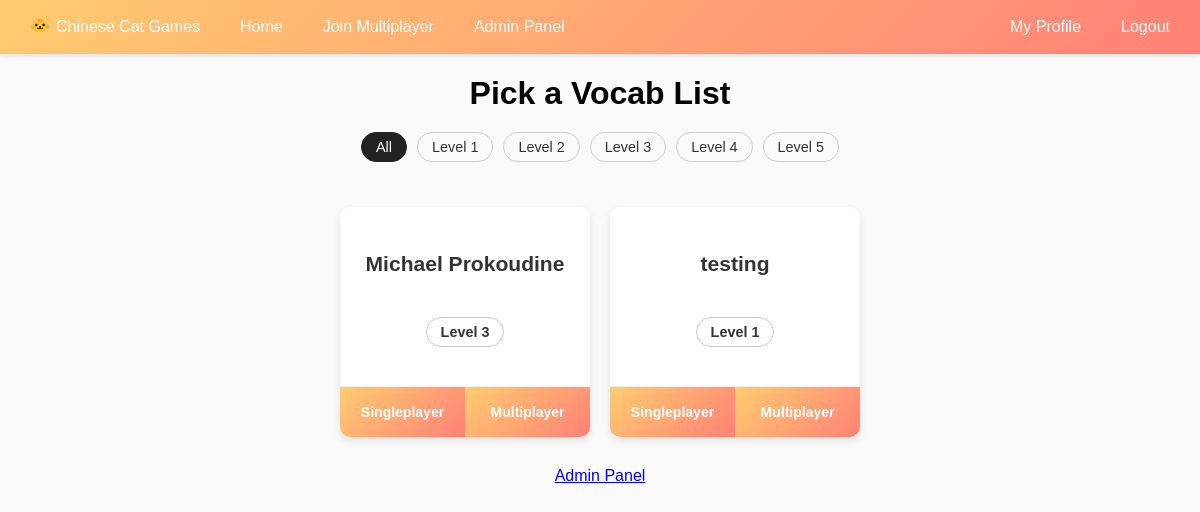
Screenshot of / (signed in) with the database file from the repository.
### app.py (models this page shows, shortened)
class VocabList(db.Model):
    id = db.Column(db.Integer, primary_key=True)
    name = db.Column(db.String(100), nullable=False)
    _words = db.Column("words", db.Text, nullable=False)
    level = db.Column(
        db.Enum(VocabListDifficulty, name="level"),
        nullable=True
    )
    @property
    def words(self):
        return json.loads(self._words or "[]")
    @words.setter
    def words(self, value):
        self._words = json.dumps(value)

### app.py (the view)
@app.route("/")
@login_required
def index():
    selected_level = request.args.get("level")
    query = VocabList.query
    if selected_level:
        query = query.filter(VocabList.level == VocabListDifficulty(selected_level))
    lists = query.all()
    return render_template(
        "index.html",
        lists=lists,
        levels=VocabListDifficulty,
        selected_level=selected_level
    )

### app.py (called while the page is built)
@login.user_loader
def load_user(id):
    return db.session.get(User, int(id))

### templates/index.html
{% extends "base.html" %}
{% block content %}
<h1 style="text-align:center; margin-bottom:20px;">Pick a Vocab List</h1>
<div class="level-filter">
  <a href="{{ url_for('index') }}"
     class="level-tag {% if not selected_level %}active{% endif %}">
    All
  </a>
  {% for level in levels %}
    <a href="{{ url_for('index', level=level.value) }}"
       class="level-tag {% if selected_level == level.value %}active{% endif %}">
      {{ level.value.capitalize() }}
    </a>
  {% endfor %}
</div>
<div class="card-container">
  {% for vocab_list in lists %}
    <div class="vocab-card">
      <div class="vocab-card-content">
        <h3>{{ vocab_list.name }}</h3><h3><span class="level-tag">{{ vocab_list.level.value.capitalize() }}</span></h3>
      </div>
      <div class="card-actions">
        <a href="{{ url_for('game', list_id=vocab_list.id) }}"
           class="card-btn btn-single">
          Singleplayer
        </a>
        <a href="https://multiplayer.typing-cat.michaelprokoudine.ca/host/{{ vocab_list.id }}"
           class="card-btn btn-multi">
          Multiplayer
        </a>
      </div>
    </div>
  {% endfor %}
</div>
{% if current_user.admin %}
<p style="text-align:center; margin-top:30px;">
  <a href="/admin">Admin Panel</a>
</p>
{% endif %}
{% endblock %}

### templates/base.html (style rules this page uses)
body { font-family: Arial, sans-serif; background: #fafafa; margin: 0; padding: 0; height:100%; display: flex; flex-direction: column; align-items: center; overflow-x: hidden; }
.card-container { display: flex; flex-wrap: wrap; justify-content: center; gap: 20px; margin-top: 20px; }
.vocab-card { width: 250px; height: 230px; border-radius: 10px; overflow: hidden; box-shadow: 0 4px 8px rgba(0, 0, 0, 0.1); transition: transform 0.2s, box-shadow 0.2s; background: white; display: flex; flex-direction: column; }
.vocab-card-content { flex-grow: 1; display: flex; flex-direction: column; align-items: center; justify-content: center; padding: 20px; font-size: 18px; font-weight: bold; text-align: center; color: #333; }
.card-actions { display: flex; width: 100%; height: 50px; border-top: 1px solid #eee; }
.card-btn { flex: 1; display: flex; align-items: center; justify-content: center; text-decoration: none; font-size: 14px; font-weight: 600; transition: background 0.2s ease; }
.btn-single { background: linear-gradient(135deg, #ffcc70, #ff8177); color: white; }
.btn-multi { background: linear-gradient(135deg, #ffcc70, #ff8177); color: white; }
.level-filter { display: flex; justify-content: center; gap: 10px; margin-bottom: 25px; flex-wrap: wrap; }
.level-tag { padding: 6px 14px; border-radius: 999px; border: 1px solid #ccc; text-decoration: none; color: #333; font-size: 0.9rem; transition: all 0.2s ease; }
.level-tag.active { background-color: #222; color: white; border-color: #222; }

### rows the page displays
VocabList: name "Michael Prokoudine", level.value "Level 3"
VocabList: name "testing", level.value "Level 1"

### other values shown
{{ level.value.capitalize() }} "Level 1" "Level 2" "Level 3" "Level 4" "Level 5"
